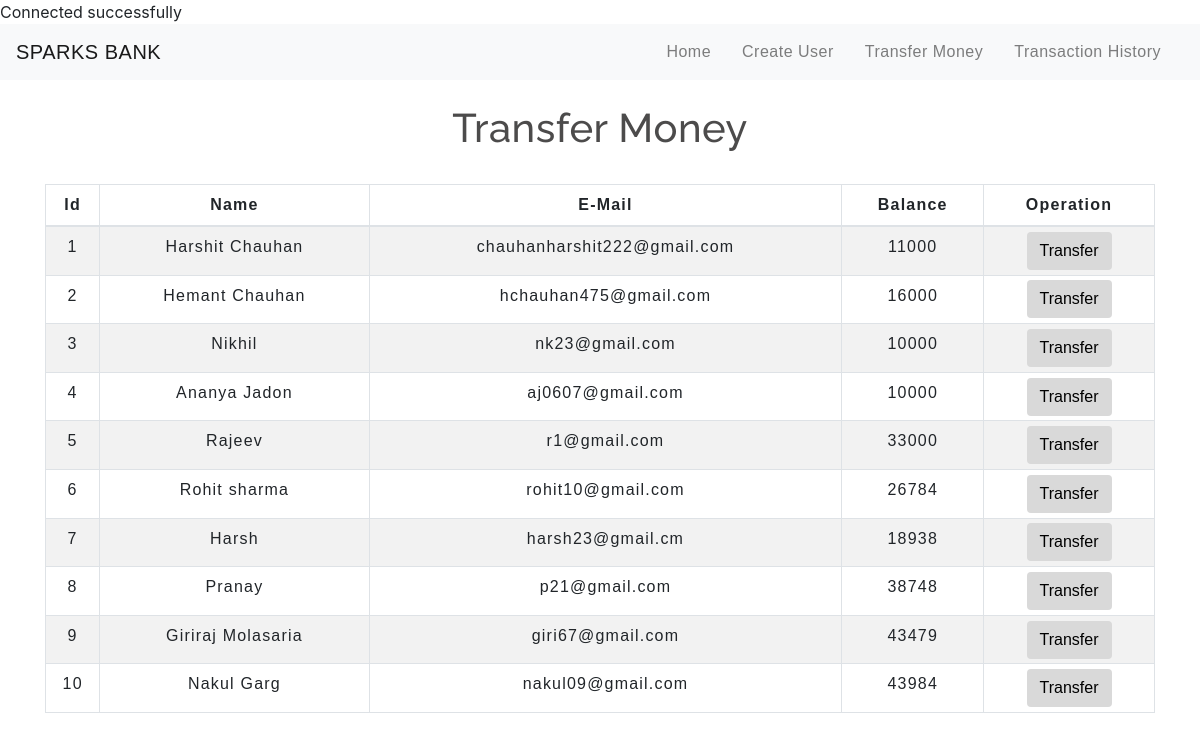
The app's page /transfermoney.php with its own data.
### tables this page shows
CREATE TABLE `users` (
  `id` int(3) NOT NULL,
  `name` text NOT NULL,
  `email` varchar(30) NOT NULL,
  `balance` int(8) NOT NULL
);

### transfermoney.php (the view, shortened to what this page needs)
<!DOCTYPE html>
<html lang="en">
<head>
    <link rel="stylesheet" href="https://maxcdn.bootstrapcdn.com/bootstrap/4.0.0/css/bootstrap.min.css">
    <link rel="stylesheet" type="text/css" href="css/table.css">
    <link rel="stylesheet" type="text/css" href="css/navbar.css">
</head>
<body>
<?php
    include 'config.php';
    $sql = "SELECT * FROM users";
    $result = mysqli_query($conn,$sql);
?>
<?php
  include 'navbar.php';
?>
<div class="container">
        <h2 class="text-center pt-4">Transfer Money</h2>
        <br>
            <div class="row">
                <div class="col">
                    <div class="table-responsive-sm">
                    <table class="table table-hover table-sm table-striped table-condensed table-bordered">
                        <thead>
                            <tr>
                            <th scope="col" class="text-center py-2">Id</th>
                            <th scope="col" class="text-center py-2">Name</th>
                            <th scope="col" class="text-center py-2">E-Mail</th>
                            <th scope="col" class="text-center py-2">Balance</th>
                            <th scope="col" class="text-center py-2">Operation</th>
                            </tr>
                        </thead>
                        <tbody>
                <?php
                    while($rows=mysqli_fetch_assoc($result)){
                ?>
                    <tr>
                        <td class="py-2"><?php echo $rows['id'] ?></td>
                        <td class="py-2"><?php echo $rows['name']?></td>
                        <td class="py-2"><?php echo $rows['email']?></td>
                        <td class="py-2"><?php echo $rows['balance']?></td>
                        <td><a href="selecteduserdetail.php?id= <?php echo $rows['id'] ;?>"> <button type="button" class="btn">Transfer</button></a></td>
                    </tr>
                <?php
                    }
                ?>
                        </tbody>
                    </table>
                    </div>
                </div>
            </div>
         </div>
</body>
</html>

### config.php (shortened to what this page needs)
<?php
echo "Connected successfully";
?>

### navbar.php (shortened to what this page needs)
<nav class="navbar navbar-expand-md navbar-light bg-light">
<a class="navbar-brand" href="index.php">SPARKS BANK</a>
<div class="collapse navbar-collapse" id="collapsibleNavbar">
      <ul class="navbar-nav ml-auto">
        <li class="nav-item">
          <a class="nav-link" href="index.php">Home</a>
        </li>
        <li class="nav-item">
          <a class="nav-link" href="createuser.php">Create User</a>
        </li>
        <li class="nav-item">
          <a class="nav-link" href="transfermoney.php">Transfer Money</a>
        </li>
        <li class="nav-item">
          <a class="nav-link" href="transactionhistory.php">Transaction History</a>
        </li>
    </div>
 </nav>

### css/table.css (style rules this page uses)
* { padding: 0; margin: 0; box-sizing: border-box; font-family: sans-serif; }
h2 { font-size: 40px; }
table { letter-spacing: 1.2px; }
td { text-align: center; }
button { border:none; background: #d9d9d9; transition: 1s; }

### css/navbar.css (style rules this page uses)
.nav-link { margin-right: 15px; color:#2F363F; letter-spacing: 0.5px; transition: 0.5s; }
.navbar-brand { color: #4C4B4B; letter-spacing: 0.5px; }
h2 { color: #4C4B4B; letter-spacing: 0.5px; font-family: raleway; }

### transfermoney.php (style rules this page uses)
button { transition: 1.5s; }

### records on screen
users: id "1", name "Harshit Chauhan", email "chauhanharshit222@gmail.com", balance "11000"
users: id "2", name "Hemant Chauhan", email "hchauhan475@gmail.com", balance "16000"
users: id "3", name "Nikhil", email "nk23@gmail.com", balance "10000"
users: id "4", name "Ananya Jadon", email "aj0607@gmail.com", balance "10000"
users: id "5", name "Rajeev", email "r1@gmail.com", balance "33000"
users: id "6", name "Rohit sharma", email "rohit10@gmail.com", balance "26784"
users: id "7", name "Harsh", email "harsh23@gmail.cm", balance "18938"
users: id "8", name "Pranay", email "p21@gmail.com", balance "38748"
users: id "9", name "Giriraj Molasaria", email "giri67@gmail.com", balance "43479"
users: id "10", name "Nakul Garg", email "nakul09@gmail.com", balance "43984"
